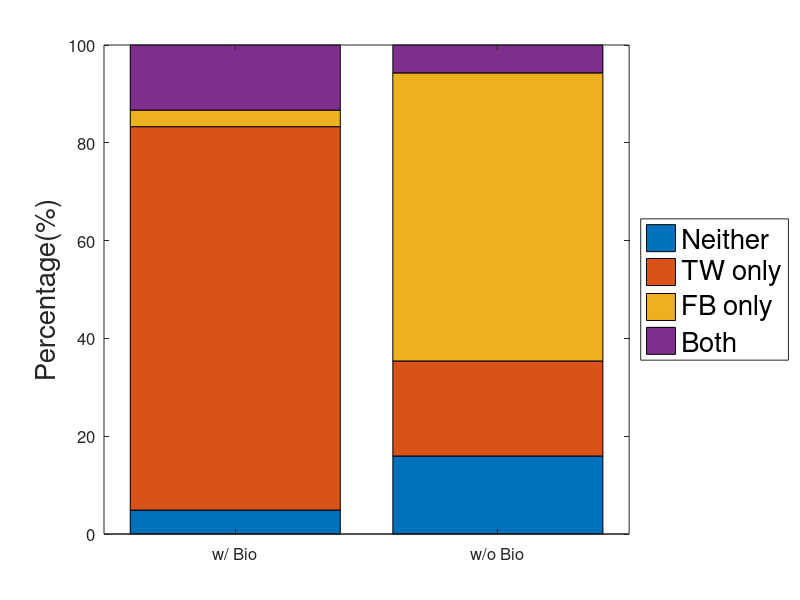

MATLAB code to generate this figure:
function draw_bio_csl()
    Y = [0.0489445253358, 0.784081000616, 0.0338420034163, 0.133132470632; 0.159476385506, 0.194338455794, 0.589157986155, 0.0570271725451];
    X = {'w/ Bio', 'w/o Bio'};
    bar(Y, 0.8, 'stacked');
    colormap(copper);
    xlim([0.5 2.5]); 
    ylim([0 1]);
    set(gca, 'yticklabel', cellstr(num2str(get(gca,'ytick')'*100)));
    set(gca, 'xticklabel', X);
    set(gca, 'FontSize', 12);
    xlabel('','FontSize',20);
    ylabel('Percentage(%)','FontSize',20);
    legend('Neither', 'TW only', 'FB only', 'Both', 'Location', 'EastOutside');
    set(legend, 'FontSize', 20);
    title('');
    grid off;
    print('./results/csl/bio_csl.eps', '-depsc')
end